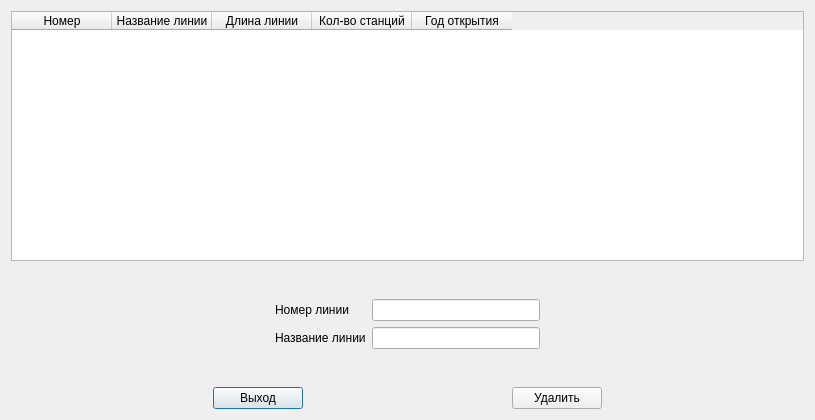
<?xml version="1.0" encoding="UTF-8"?>
<ui version="4.0">
 <class>Delete_ml</class>
 <widget class="QDialog" name="Delete_ml">
  <property name="geometry">
   <rect>
    <x>0</x>
    <y>0</y>
    <width>815</width>
    <height>420</height>
   </rect>
  </property>
  <property name="minimumSize">
   <size>
    <width>815</width>
    <height>420</height>
   </size>
  </property>
  <property name="windowTitle">
   <string>Удаление линии</string>
  </property>
  <layout class="QVBoxLayout" name="verticalLayout">
   <item>
    <widget class="QTableWidget" name="table_of_lines">
     <property name="minimumSize">
      <size>
       <width>550</width>
       <height>250</height>
      </size>
     </property>
     <property name="horizontalScrollBarPolicy">
      <enum>Qt::ScrollBarAlwaysOff</enum>
     </property>
     <property name="sizeAdjustPolicy">
      <enum>QAbstractScrollArea::AdjustIgnored</enum>
     </property>
     <property name="editTriggers">
      <set>QAbstractItemView::NoEditTriggers</set>
     </property>
     <attribute name="verticalHeaderVisible">
      <bool>false</bool>
     </attribute>
     <column>
      <property name="text">
       <string>Номер</string>
      </property>
     </column>
     <column>
      <property name="text">
       <string>Название линии</string>
      </property>
     </column>
     <column>
      <property name="text">
       <string>Длина линии</string>
      </property>
     </column>
     <column>
      <property name="text">
       <string>Кол-во станций</string>
      </property>
     </column>
     <column>
      <property name="text">
       <string>Год открытия</string>
      </property>
     </column>
    </widget>
   </item>
   <item>
    <spacer name="verticalSpacer_2">
     <property name="orientation">
      <enum>Qt::Vertical</enum>
     </property>
     <property name="sizeHint" stdset="0">
      <size>
       <width>20</width>
       <height>0</height>
      </size>
     </property>
    </spacer>
   </item>
   <item>
    <layout class="QGridLayout" name="gridLayout">
     <item row="0" column="0">
      <spacer name="horizontalSpacer">
       <property name="orientation">
        <enum>Qt::Horizontal</enum>
       </property>
       <property name="sizeHint" stdset="0">
        <size>
         <width>40</width>
         <height>20</height>
        </size>
       </property>
      </spacer>
     </item>
     <item row="0" column="2">
      <spacer name="horizontalSpacer_2">
       <property name="orientation">
        <enum>Qt::Horizontal</enum>
       </property>
       <property name="sizeHint" stdset="0">
        <size>
         <width>40</width>
         <height>20</height>
        </size>
       </property>
      </spacer>
     </item>
     <item row="0" column="1">
      <layout class="QFormLayout" name="formLayout">
       <item row="0" column="0">
        <widget class="QLabel" name="label">
         <property name="text">
          <string>Номер линии</string>
         </property>
        </widget>
       </item>
       <item row="0" column="1">
        <widget class="QLineEdit" name="id_line"/>
       </item>
       <item row="1" column="0">
        <widget class="QLabel" name="label_2">
         <property name="text">
          <string>Название линии</string>
         </property>
        </widget>
       </item>
       <item row="1" column="1">
        <widget class="QLineEdit" name="name_line">
         <property name="minimumSize">
          <size>
           <width>120</width>
           <height>0</height>
          </size>
         </property>
        </widget>
       </item>
      </layout>
     </item>
    </layout>
   </item>
   <item>
    <spacer name="verticalSpacer_3">
     <property name="orientation">
      <enum>Qt::Vertical</enum>
     </property>
     <property name="sizeHint" stdset="0">
      <size>
       <width>20</width>
       <height>1</height>
      </size>
     </property>
    </spacer>
   </item>
   <item>
    <layout class="QHBoxLayout" name="horizontalLayout">
     <item>
      <spacer name="horizontalSpacer_3">
       <property name="orientation">
        <enum>Qt::Horizontal</enum>
       </property>
       <property name="sizeHint" stdset="0">
        <size>
         <width>40</width>
         <height>20</height>
        </size>
       </property>
      </spacer>
     </item>
     <item>
      <widget class="QPushButton" name="Exit_button">
       <property name="minimumSize">
        <size>
         <width>90</width>
         <height>0</height>
        </size>
       </property>
       <property name="text">
        <string>Выход</string>
       </property>
      </widget>
     </item>
     <item>
      <spacer name="horizontalSpacer_4">
       <property name="orientation">
        <enum>Qt::Horizontal</enum>
       </property>
       <property name="sizeHint" stdset="0">
        <size>
         <width>40</width>
         <height>20</height>
        </size>
       </property>
      </spacer>
     </item>
     <item>
      <widget class="QPushButton" name="Delete_button">
       <property name="minimumSize">
        <size>
         <width>90</width>
         <height>0</height>
        </size>
       </property>
       <property name="text">
        <string>Удалить</string>
       </property>
      </widget>
     </item>
     <item>
      <spacer name="horizontalSpacer_5">
       <property name="orientation">
        <enum>Qt::Horizontal</enum>
       </property>
       <property name="sizeHint" stdset="0">
        <size>
         <width>40</width>
         <height>20</height>
        </size>
       </property>
      </spacer>
     </item>
    </layout>
   </item>
  </layout>
 </widget>
 <resources/>
 <connections/>
</ui>
